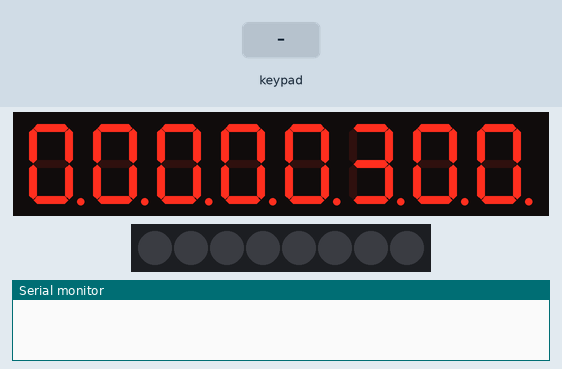
This sketch was run on a simulated Arduino Uno, built with avr-gcc and run on an emulated ATmega328P. Parts: 8-digit seven-segment display, 8 RGB LEDs in strip order, left to right, the last lines printed to the serial monitor. The inputs (shaded band) are chosen by the test bench.

Above: at 0.1 s.
4.3 s: key '1' pressed
At 4.98 s:
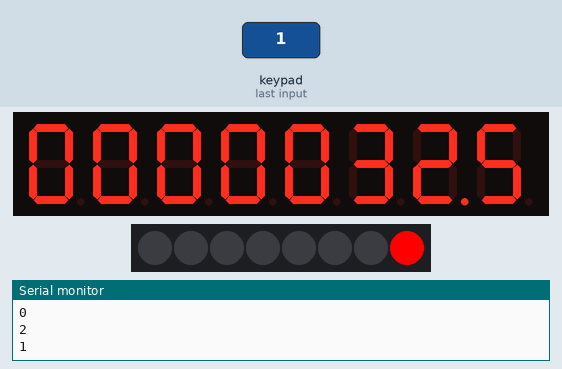
6.1 s: keypad keys 1 2 pressed 0.4 s apart
At 6.78 s:
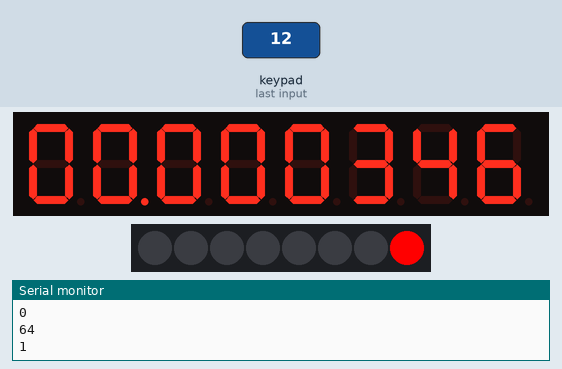
8.4 s: key '2' pressed
At 9.13 s:
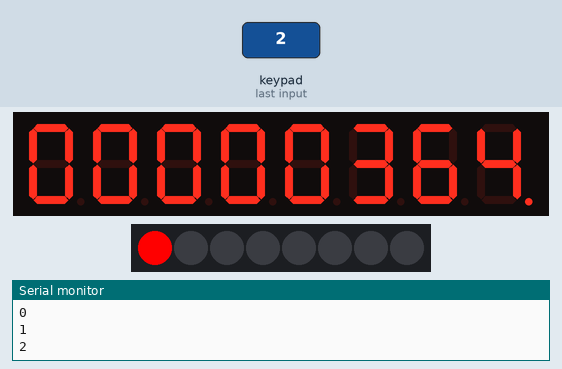
9.9 s: keypad keys 2 5 pressed 0.4 s apart
At 10.61 s:
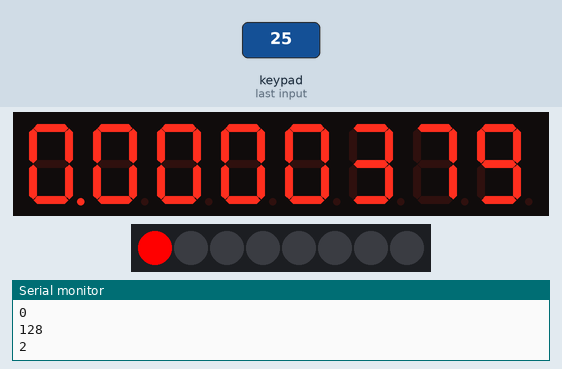
Timing chart, 0 to 12.9 s (numbered marks = the images above; inputs shaded):
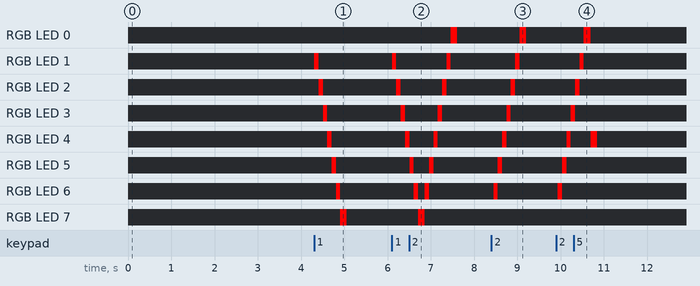

The sketch:

neibc_tm1638.ino
```cpp
// (licence header left out)
#include <TM1638.h>

// DIO->D8, CLK->D9, STB->D7
TM1638 module(8, 9, 7);

byte dots = 1;
// Initial value for couting
long value = 300;
int incstep = 1;

void setup() {
 Serial.begin(9600);
 module.setDisplayToDecNumber(value, 0xFF); // 0xFF for enabling all dots

 delay(3000);
}

void loop() {
 byte keys = module.getButtons();  // 1 for S1, 2 for S2, 4 for S4, ....(2 bits)
 Serial.println(dots);
 module.setDisplayToDecNumber(value, dots, true);
 Serial.println(keys);
 module.setLEDs(keys); // 1 for LED1, 2 for LED2, 4 for LED3, 8 for LED4, 16 for LED05.. (2 bits)

 if(keys == 1) {
  leftdirled();
 } else if(keys == 2) {
  rightdirled();
 } else if(keys == 4) {
  incstep = -1;
 } else if(keys == 8) {
  incstep = 0;
 } else if(keys == 16) {
  incstep = 1;
 }
 delay(50);

 dots = (dots * 2);
 if (dots == 0) {
 dots = 1;
 }

 value = (value + incstep );

 if(value > 99999999) {
   value=0;
 } else if(value < 0) {
   value=99999999;
 }

}

void leftdirled() {
  byte tmp;

  for(tmp = 1; tmp=tmp*2; tmp<=128) {
    module.setLEDs(tmp);
    delay(100);
  }
}

void rightdirled() {
  byte tmp;

  for(tmp = 128; tmp=tmp/2; tmp>=1) {
    module.setLEDs(tmp);
    delay(100);
  }
}
```

Measured:
- after the input at 4.3 s, the display: first changes at once (image 1 shows a later state)
- after the input at 6.1 s, the display: first changes at once (image 2 shows a later state)
- after the input at 8.4 s, the display: first changes after 0.05 s (image 3 shows a later state)
- after the input at 9.9 s, the display: first changes at once (image 4 shows a later state)
